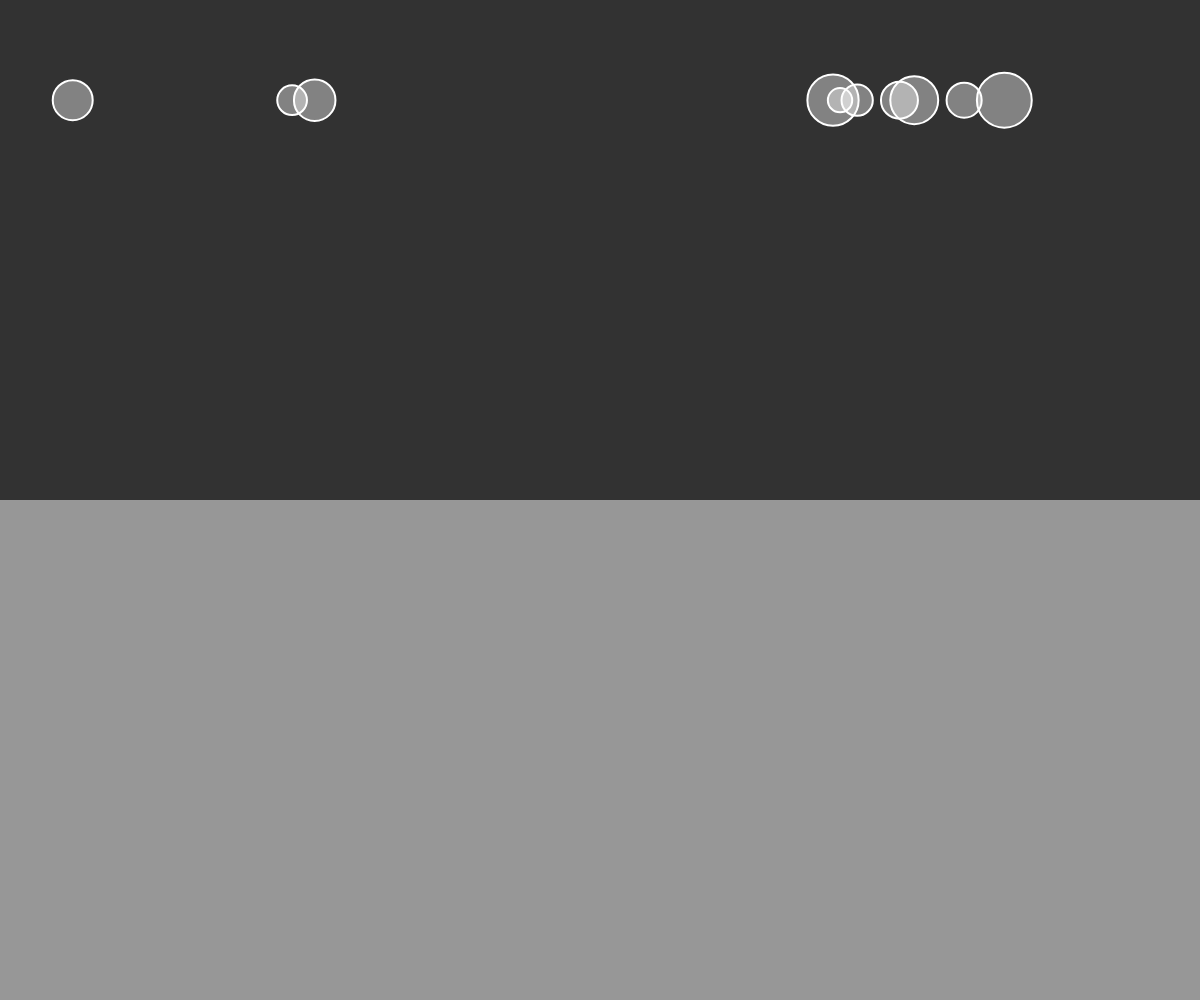
Frame 1 (no input)
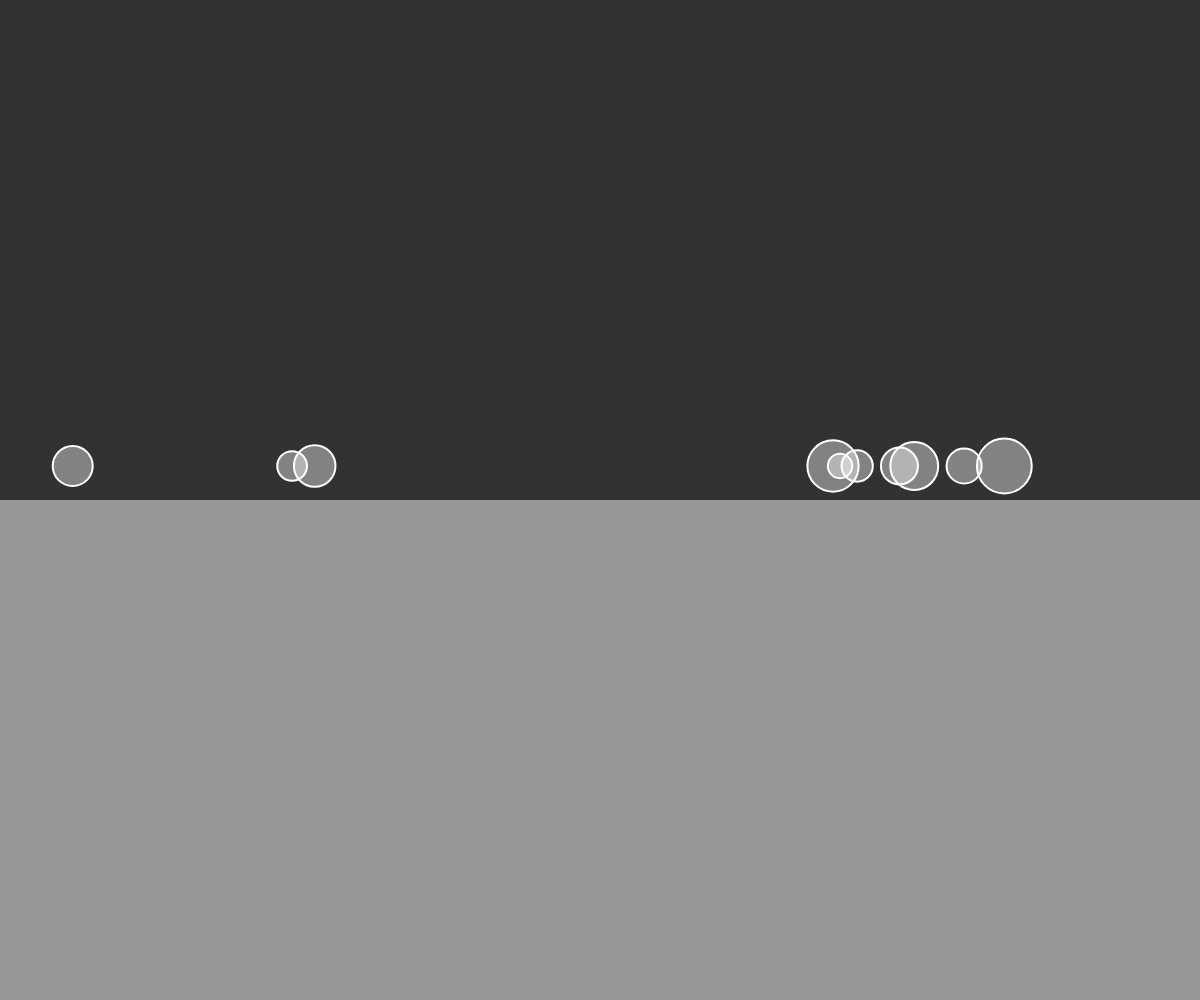
Frame 60 (no input)
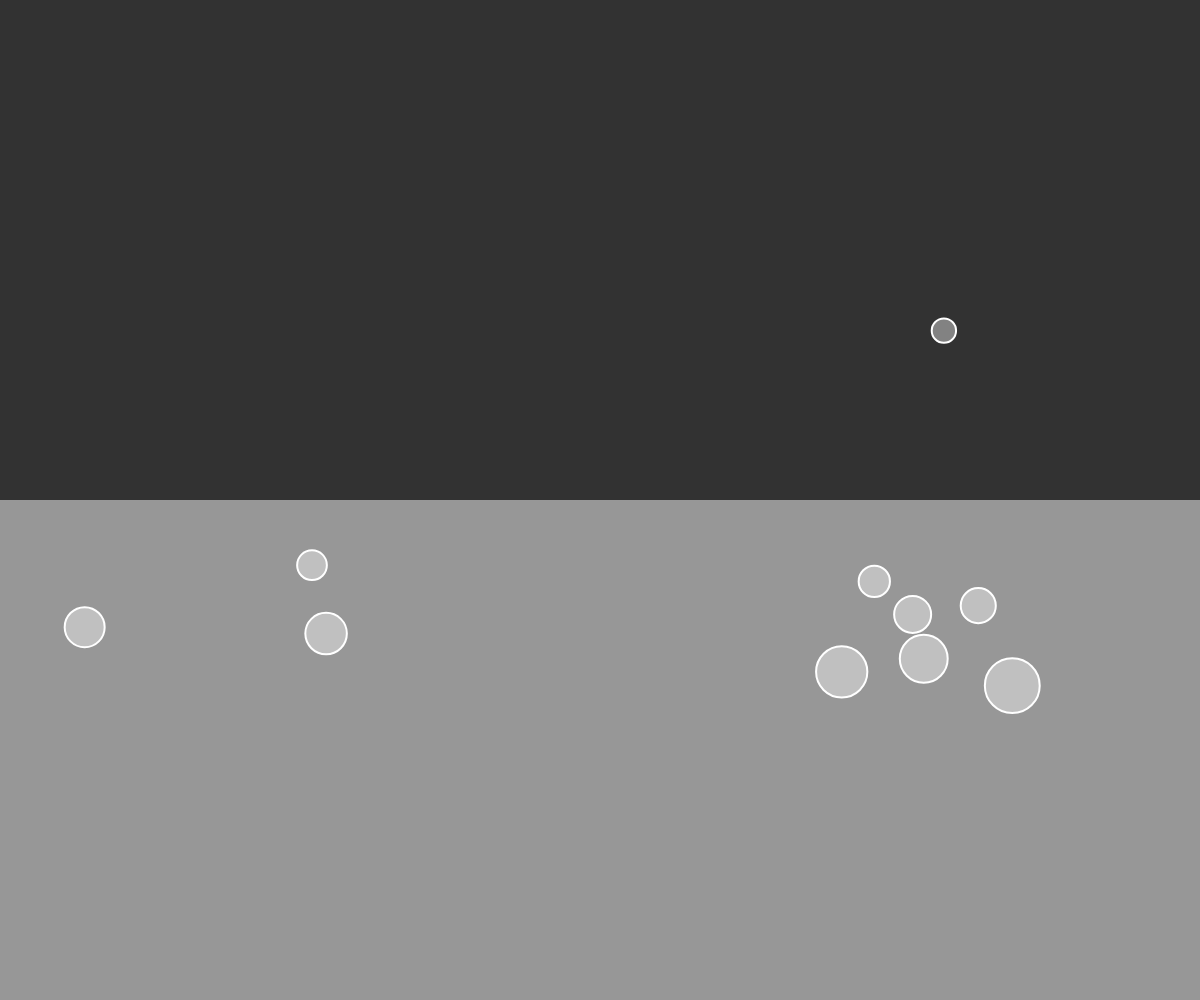
Frame 120 (the mouse pressed at the canvas centre since frame 60)

The p5.js sketch that drew these frames (run headless with seeded random() and noise() and a simulated clock; from frame 60 on, the mouse is pressed at the canvas centre):

// p5.js sketch
// ── sketch.js
const nbMovers = 10
const dragCoef = 0.2;

let movers = [];

let gravity;
let wind;

function windowResized() {
	resizeCanvas(windowWidth, windowHeight);
}

function setup() {
	createCanvas(windowWidth, windowHeight);
	
	for(i = 0; i < nbMovers; i++){
		movers[i] = new Mover(random(width), 100, random(1, 8));
	}

	gravity = createVector(0, 0.2);
	wind = createVector(0.1, 0);
}

function draw() {
	background(50);

	fill(255, 125);
	noStroke();
	rect(0, height / 2, width, height /2);

	for(mover of movers){
		if(mouseIsPressed){
			mover.applyForce(wind);
		}
	
		let weight = p5.Vector.mult(gravity, mover.mass);
		mover.applyForce(weight);
	
		if(mover.position.y > height /2)
			mover.drag(dragCoef);
	
		mover.update();
		mover.show();
	}
}
// ── Mover.js
class Mover{
    constructor(x, y, m=1){
        //Position of the mover
        this.position = createVector(x, y);
        //Velocity of the mover
        this.velocity = createVector();
        //Acceleration of the mover
        this.acceleration = createVector();

        //Mass of the mover
        this.mass = m;

        //Radius of the mover (depend of Mass)
        this.radius = sqrt(m) * 10;
    }

    applyForce(force){
        this.acceleration.add(p5.Vector.div(force, this.mass));
    }

    drag(dragCoef){

        //=== Get Drag Direction ===
        // Get Velocity from mover
        let drag = this.velocity.copy();
        //Normalize Velocity to get Velocity Unit
        drag.normalize();
        //Multiply by -1
        drag.mult(-1);

        let speedSq = this.velocity.magSq();
        drag.setMag(dragCoef * speedSq);

        this.applyForce(drag);
    }

    checkEdges(){
        if(this.position.y >= height - this.radius){
            this.position.y = height - this.radius;
            this.velocity.y *= -1;
        }

        if(this.position.x >= width - this.radius){
            this.position.x = width - this.radius;
            this.velocity.x *= -1;
        }else if(this.position.x <= 0 + this.radius){
            this.position.x = 0 + this.radius;
            this.velocity.x *= -1;
        }
    }

    update(){
        this.velocity.add(this.acceleration);

        this.position.add(this.velocity);
        this.checkEdges();

        this.acceleration.set(0, 0);
    }

    show(){
        stroke(255);
        strokeWeight(2);

        fill(255, 100);
        ellipse(this.position.x, this.position.y, this.radius*2);
    }
}
